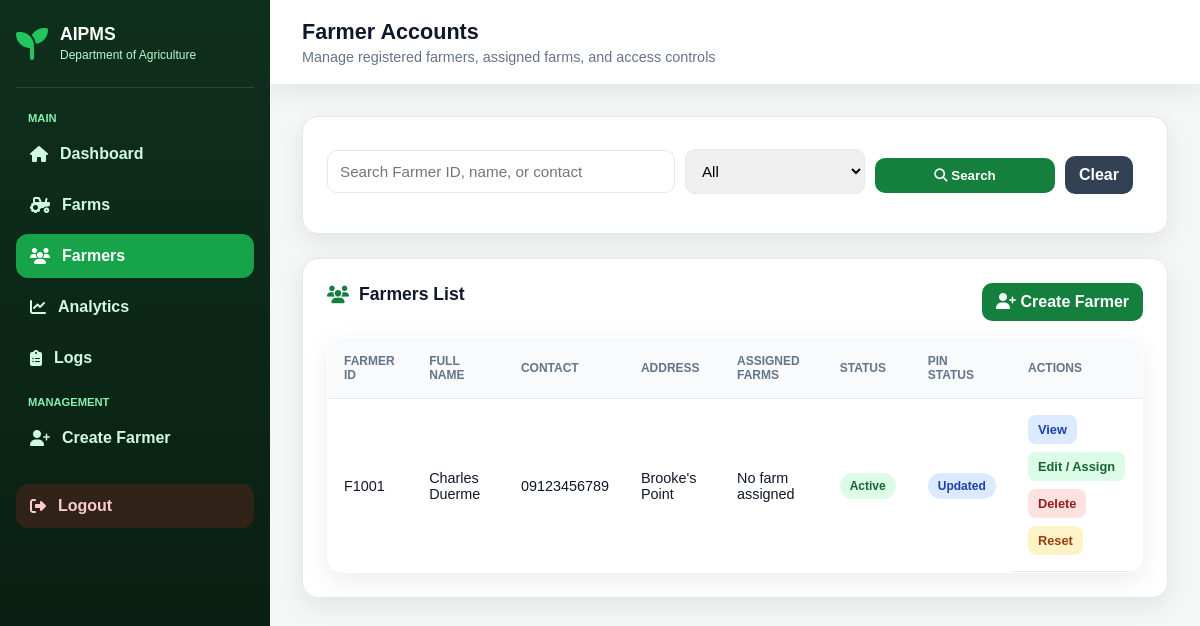
/lgu/farmers/ (signed in), run on an earlier commit of the app's database.
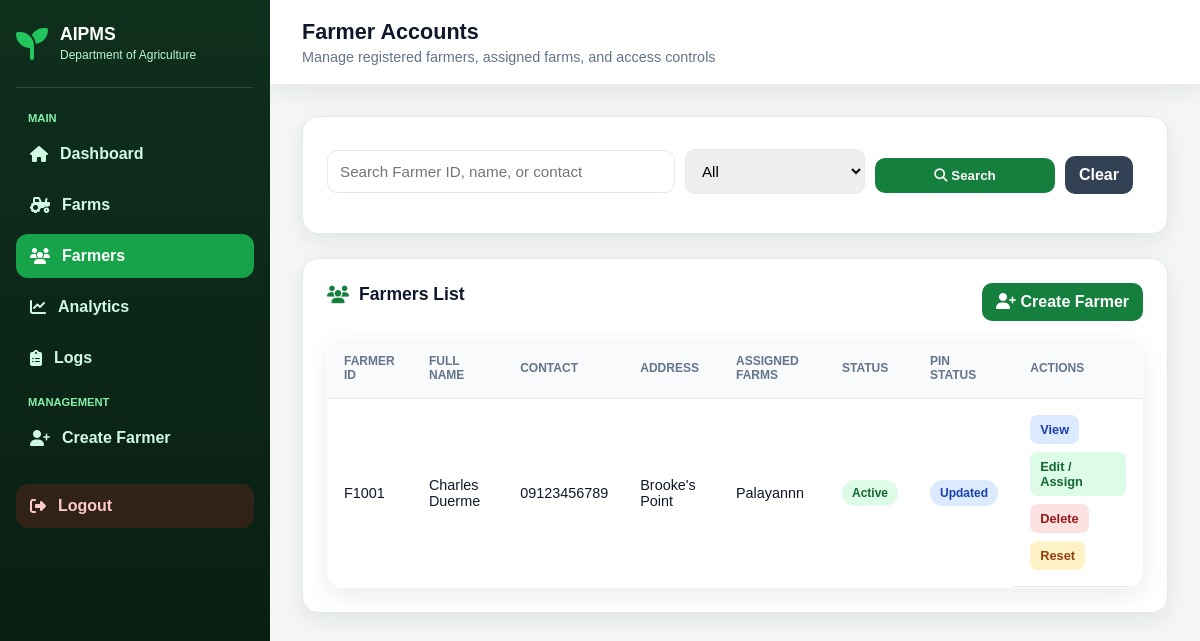
And on a later commit of the database.
### core/models.py (models this page shows, shortened)
class FarmerProfile(models.Model):
    user = models.OneToOneField(User, on_delete=models.CASCADE, related_name="farmer_profile")
    farmer_id = models.CharField(max_length=20, unique=True)
    full_name = models.CharField(max_length=150)
    contact_number = models.CharField(max_length=20, blank=True, null=True)
    address = models.TextField(blank=True, null=True)
    is_temporary_pin = models.BooleanField(default=True)
    failed_attempts = models.IntegerField(default=0)
    is_locked = models.BooleanField(default=False)

class Farm(models.Model):
    name = models.CharField(max_length=100, default="My Farm")
    location = models.CharField(max_length=200, default="Puerto Princesa City")
    farmer = models.ManyToManyField(User, blank=True, related_name="farms")

### core/decorators.py (the view)
    def wrapper(request, *args, **kwargs):
        if not request.user.is_authenticated:
            return redirect("/lgu-login/")
        if not hasattr(request.user, "lgu_profile"):
            return redirect("/farmer-login/")
        return view_func(request, *args, **kwargs)

### core/views.py (called while the page is built, shortened)
@lgu_required
def lgu_farmers(request):
    search = request.GET.get("search", "")
    status = request.GET.get("status", "")
    farmers = FarmerProfile.objects.select_related("user").all()
    if status == "active":
        farmers = farmers.filter(is_locked=False)
    elif status == "locked":
        farmers = farmers.filter(is_locked=True)
    elif status == "temporary":
        farmers = farmers.filter(is_temporary_pin=True)
    return render(request, "lgu_farmers.html", {
        "farmers": farmers,
        "search": search,
        "status": status,
    })

### core/templates/lgu_farmers.html (shortened to what this page needs)
{% load static %}
<!DOCTYPE html>
<html lang="en">
<head>
    <link rel="stylesheet" href="{% static 'css/lgu.css' %}">
    <link rel="stylesheet" href="https://cdnjs.cloudflare.com/ajax/libs/font-awesome/6.4.0/css/all.min.css">
</head>
<body>
<div class="layout">
    <aside class="sidebar">
        <div class="sidebar-brand">
            <i class="fas fa-seedling"></i>
            <div>
                <strong>AIPMS</strong>
                <small>Department of Agriculture</small>
            </div>
        </div>
        <div class="sidebar-section">Main</div>
        <a href="{% url 'lgu_dashboard' %}" class="sidebar-link">
            <i class="fas fa-home"></i> Dashboard
        </a>
        <a href="{% url 'lgu_farms' %}" class="sidebar-link">
            <i class="fas fa-tractor"></i> Farms
        </a>
        <a href="{% url 'lgu_farmers' %}" class="sidebar-link active">
            <i class="fas fa-users"></i> Farmers
        </a>
        <a href="{% url 'lgu_analytics' %}" class="sidebar-link">
            <i class="fas fa-chart-line"></i> Analytics
        </a>
        <a href="{% url 'lgu_logs' %}" class="sidebar-link">
            <i class="fas fa-clipboard-list"></i> Logs
        </a>
        <div class="sidebar-section">Management</div>
        <a href="{% url 'lgu_create_farmer' %}" class="sidebar-link">
            <i class="fas fa-user-plus"></i> Create Farmer
        </a>
        <a href="{% url 'lgu_logout' %}" class="sidebar-link logout">
            <i class="fas fa-sign-out-alt"></i> Logout
        </a>
    </aside>
    <main class="main">
        <div class="topbar">
            <div>
                <h2>Farmer Accounts</h2>
                <p>Manage registered farmers, assigned farms, and access controls</p>
            </div>
        </div>
        <div class="container">
            <div class="panel">
                <form method="GET" class="search-row">
                    <input type="text"
                           name="search"
                           placeholder="Search Farmer ID, name, or contact"
                           value="{{ search }}">
                    <select name="status">
                        <option value="">All</option>
                    </select>
                    <button type="submit">
                        <i class="fas fa-search"></i> Search
                    </button>
                    <a href="{% url 'lgu_farmers' %}" class="btn btn-secondary">
                        Clear
                    </a>
                </form>
            </div>
            <div class="panel">
                <div style="display:flex; justify-content:space-between; align-items:center; margin-bottom:1rem;">
                    <h3 class="section-title">
                        <i class="fas fa-users"></i> Farmers List
                    </h3>
                    <a href="{% url 'lgu_create_farmer' %}" class="btn">
                        <i class="fas fa-user-plus"></i> Create Farmer
                    </a>
                </div>
                <table>
                    <thead>
                        <tr>
                            <th>Farmer ID</th>
                            <th>Full Name</th>
                            <th>Contact</th>
                            <th>Address</th>
                            <th>Assigned Farms</th>
                            <th>Status</th>
                            <th>PIN Status</th>
                            <th>Actions</th>
                        </tr>
                    </thead>
                    <tbody>
                        {% for farmer in farmers %}
                        <tr>
                            <td>{{ farmer.farmer_id }}</td>
                            <td>{{ farmer.full_name }}</td>
                            <td>{{ farmer.contact_number }}</td>
                            <td>{{ farmer.address }}</td>
                            <td>
                                {% for farm in farmer.user.farms.all %}
                                    {{ farm.name }}{% if not forloop.last %}, {% endif %}
                                {% empty %}
                                    <span class="text-muted">No farm assigned</span>
                                {% endfor %}
                            </td>
                            <td>
                                {% if farmer.is_locked %}
                                    <span class="badge badge-red">Locked</span>
                                {% else %}
                                    <span class="badge badge-green">Active</span>
                                {% endif %}
                            </td>
                            <td>
                                {% if farmer.is_temporary_pin %}
                                    <span class="badge badge-yellow">Temporary</span>
                                {% else %}
                                    <span class="badge badge-blue">Updated</span>
                                {% endif %}
                            </td>
                            <td class="action-links">
                                <a href="{% url 'lgu_farmer_detail' farmer.id %}" class="view">
                                    View
                                </a>
                                <a href="{% url 'lgu_farmer_edit' farmer.id %}" class="edit">
                                    Edit / Assign
                                </a>
                                <a href="{% url 'lgu_farmer_delete' farmer.id %}" class="delete">
                                    Delete
                                </a>
                                <a href="{% url 'lgu_reset_pin' farmer.id %}" class="reset">
                                    Reset
                                </a>
                            </td>
                        </tr>
                        {% empty %}
                        <tr>
                            <td colspan="8">No farmers found.</td>
                        </tr>
                        {% endfor %}
                    </tbody>
                </table>
            </div>
        </div>
    </main>
</div>
</body>
</html>

### core/static/css/lgu.css (style rules this page uses)
:root { --primary: #15803d; --primary-light: #dcfce7; --sidebar: #0f2f1d; --dark: #0f172a; --muted: #64748b; --bg: #f4f7f5; --card: #ffffff; --border: #e2e8f0; --danger-bg: #fee2e2; --danger: #991b1b; --warning-bg: #fef3c7; --warning: #92400e; --info-bg: #dbeafe; --info: #1e40af; --shadow: 0 8px 24px rgba(15, 23, 42, 0.08); }
* { box-sizing: border-box; }
body { margin: 0; font-family: Arial, sans-serif; background: var(--bg); color: var(--dark); }
.layout { display: flex; min-height: 100vh; }
.sidebar { width: 270px; background: linear-gradient(180deg, #0f2f1d, #071b10); color: white; padding: 1.5rem 1rem; position: fixed; top: 0; bottom: 0; left: 0; }
.sidebar-brand { display: flex; align-items: center; gap: 12px; padding-bottom: 1.5rem; border-bottom: 1px solid rgba(255,255,255,0.12); margin-bottom: 1.5rem; }
.sidebar-brand i { color: #22c55e; font-size: 2rem; }
.sidebar-brand strong { display: block; font-size: 1.1rem; }
.sidebar-brand small { color: #bbf7d0; font-size: 0.75rem; }
.sidebar-section { font-size: 0.7rem; font-weight: 800; text-transform: uppercase; color: #86efac; margin: 1rem 12px 0.5rem; }
.sidebar-link { display: flex; align-items: center; gap: 12px; padding: 13px 14px; border-radius: 12px; color: #d1fae5; text-decoration: none; font-weight: 700; margin-bottom: 7px; }
.sidebar-link:hover, .sidebar-link.active { background: #16a34a; color: white; }
.sidebar-link.logout { margin-top: 1.5rem; background: rgba(220, 38, 38, 0.18); color: #fecaca; }
.main { margin-left: 270px; width: calc(100% - 270px); }
.topbar { background: white; padding: 1.2rem 2rem; box-shadow: var(--shadow); display: flex; justify-content: space-between; align-items: center; }
.topbar h2 { margin: 0; font-size: 1.35rem; }
.topbar p { margin: 4px 0 0; color: var(--muted); font-size: 0.9rem; }
.container { padding: 2rem; }
.panel { background: white; border-radius: 16px; padding: 1.5rem; box-shadow: var(--shadow); border: 1px solid var(--border); margin-bottom: 1.5rem; }
.section-title { display: flex; align-items: center; gap: 10px; margin: 0 0 1rem; }
table { width: 100%; border-collapse: collapse; background: white; border-radius: 16px; overflow: hidden; box-shadow: var(--shadow); border: 1px solid var(--border); }
th, td { padding: 1rem; text-align: left; border-bottom: 1px solid var(--border); font-size: 0.9rem; }
th { background: #f8fafc; color: var(--muted); font-size: 0.75rem; text-transform: uppercase; }
input, select, textarea { width: 100%; padding: 12px; border: 1px solid var(--border); border-radius: 10px; margin: 8px 0 15px; font-size: 0.95rem; }
button, .btn { display: inline-block; padding: 10px 14px; border-radius: 10px; border: none; background: var(--primary); color: white; font-weight: 800; text-decoration: none; cursor: pointer; }
.btn-secondary { background: #334155; }
.badge { padding: 6px 10px; border-radius: 999px; font-weight: 800; font-size: 0.75rem; display: inline-block; }
.badge-green { background: #dcfce7; color: #166534; }
.badge-blue { background: #dbeafe; color: #1e40af; }
.action-links { display: flex; gap: 8px; flex-wrap: wrap; }
.action-links a { padding: 7px 10px; border-radius: 8px; font-size: 0.8rem; text-decoration: none; font-weight: 800; background: #e2e8f0; color: #0f172a; }
.action-links a.view { background: #dbeafe; color: #1e40af; }
.action-links a.edit { background: #dcfce7; color: #166534; }
.action-links a.delete { background: #fee2e2; color: #991b1b; }
.action-links a.reset { background: #fef3c7; color: #92400e; }
.search-row { display: grid; grid-template-columns: 1fr 180px 180px auto auto; gap: 10px; align-items: center; }
.search-row input { min-width: 0; }
.search-row select { width: 100%; }
.search-row button, .search-row a { white-space: nowrap; }
.panel { background: #ffffff; border-radius: 16px; padding: 1.5rem; box-shadow: var(--shadow); border: 1px solid var(--border); }
.section-title { display: flex; align-items: center; gap: 10px; margin: 0 0 1rem; font-size: 1.1rem; color: var(--dark); }
.section-title i { color: var(--primary); }

What changed in the data, as far as the page shows it:
shown differently, row unchanged: FarmerProfile "Charles Duerme": no longer shows "No farm assigned"
added Farm: name "Palayannn"
